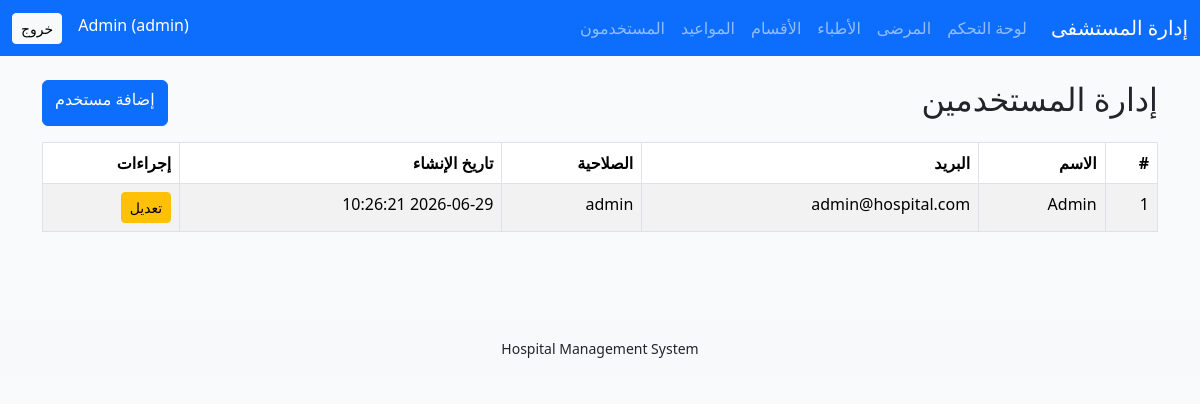
Screenshot of /users/index.php (signed in) with the database file from the repository.
### tables this page shows
CREATE TABLE users (
  id INT AUTO_INCREMENT PRIMARY KEY,
  name VARCHAR(100) NOT NULL,
  email VARCHAR(120) NOT NULL UNIQUE,
  password VARCHAR(255) NOT NULL,
  role ENUM('admin','doctor','receptionist') NOT NULL DEFAULT 'receptionist',
  created_at TIMESTAMP DEFAULT CURRENT_TIMESTAMP
);

### includes/functions.php (called while the page is built, shortened)
<?php
function e($v)
{
    return htmlspecialchars((string)$v, ENT_QUOTES, 'UTF-8');
}

### users/index.php (the view, shortened to what this page needs)
<?php require_once '../config/db.php';
require_once '../includes/header.php';
$rows = $pdo->query('SELECT id,name,email,role,created_at FROM users ORDER BY id DESC')->fetchAll(); ?>
<div class="d-flex justify-content-between mb-3">
    <h2>إدارة المستخدمين</h2><a class="btn btn-primary" href="create.php">إضافة مستخدم</a>
</div>
<table class="table table-bordered table-striped">
    <thead>
        <tr>
            <th>#</th>
            <th>الاسم</th>
            <th>البريد</th>
            <th>الصلاحية</th>
            <th>تاريخ الإنشاء</th>
            <th>إجراءات</th>
        </tr>
    </thead>
    <tbody><?php foreach ($rows as $r): ?><tr>
                <td><?= e($r['id']) ?></td>
                <td><?= e($r['name']) ?></td>
                <td><?= e($r['email']) ?></td>
                <td><?= e($r['role']) ?></td>
                <td><?= e($r['created_at']) ?></td>
                <td><a class="btn btn-sm btn-warning" href="edit.php?id=<?= e($r['id']) ?>">تعديل</a></td>
            </tr><?php endforeach; ?></tbody>
</table><?php require_once '../includes/footer.php'; ?>

### assets/css/style.css (style rules this page uses)
body { background:#f8fafc }
.table { background:white }

### rows the page displays
users: id "1", name "Admin", email "admin@hospital.com", role "admin", created_at "2026-06-29 10:26:21"

### other values shown
current_user()['name'] "Admin"
current_user()['role'] "admin"
